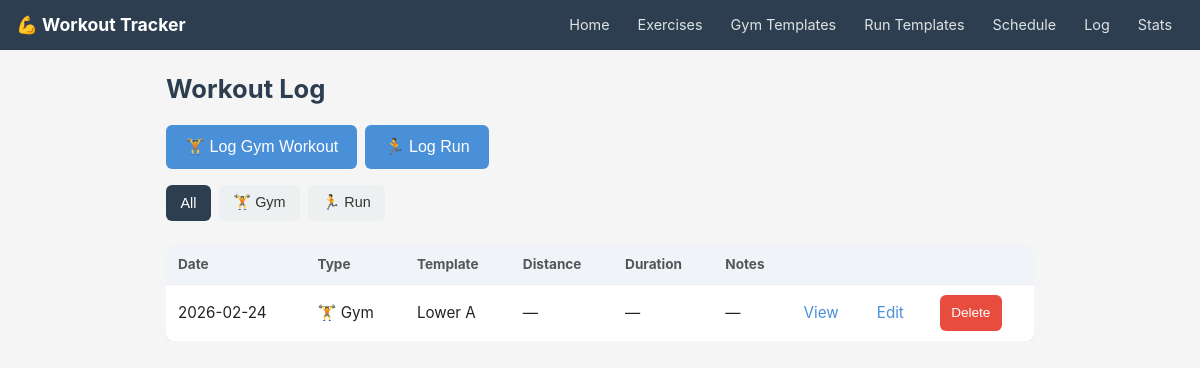
Page /log on the earlier database version.
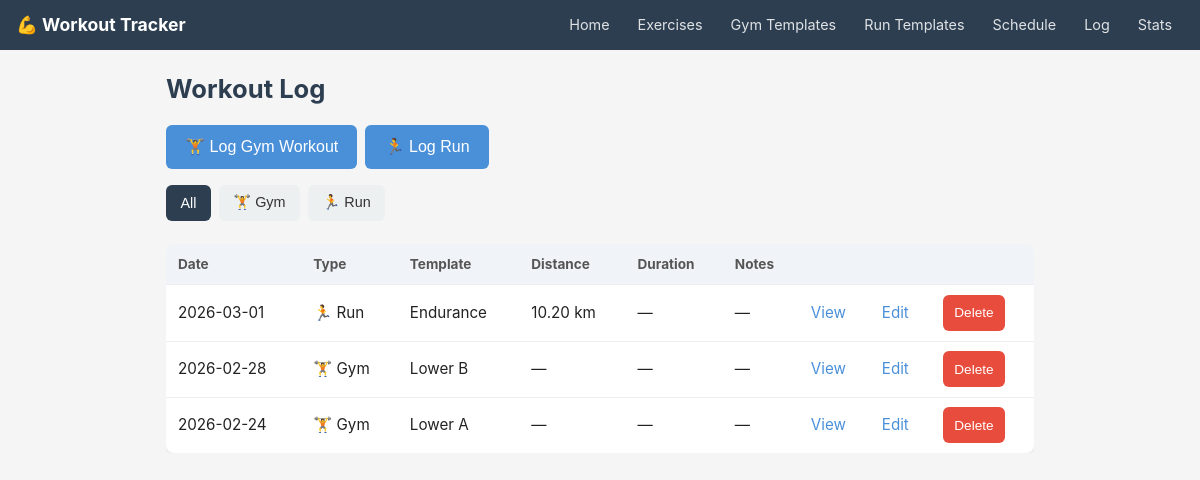
Same page on the later database version.
### tables this page shows
CREATE TABLE completed_gym_workouts (
        id               INTEGER PRIMARY KEY AUTOINCREMENT,
        date             TEXT NOT NULL,
        gym_template_id  INTEGER REFERENCES gym_templates(id),  -- soft reference, nullable
        notes            TEXT
    );

CREATE TABLE gym_templates (
        id      INTEGER PRIMARY KEY AUTOINCREMENT,
        name    TEXT NOT NULL UNIQUE,
        notes   TEXT
    );

CREATE TABLE completed_run_workouts (
        id                     INTEGER PRIMARY KEY AUTOINCREMENT,
        date                   TEXT NOT NULL,
        run_template_id        INTEGER REFERENCES run_templates(id),  -- soft reference, nullable
        run_type               TEXT NOT NULL,
        total_distance_meters  REAL,
        total_duration_seconds INTEGER,
        garmin_activity_id     TEXT,
        notes                  TEXT
    );

### routers/log.py (the view)
@router.get("", response_class=HTMLResponse)
def log_list(request: Request):
    conn = get_connection()
    gym_rows = conn.execute("""
        SELECT cgw.id, cgw.date, cgw.notes, gt.name as template_name
        FROM completed_gym_workouts cgw
        LEFT JOIN gym_templates gt ON gt.id = cgw.gym_template_id
        ORDER BY cgw.date DESC
    """).fetchall()
    run_rows = conn.execute("""
        SELECT crw.id, crw.date, crw.notes, crw.run_type,
               crw.total_distance_meters, crw.total_duration_seconds,
               rt.name as template_name
        FROM completed_run_workouts crw
        LEFT JOIN run_templates rt ON rt.id = crw.run_template_id
        ORDER BY crw.date DESC
    """).fetchall()
    conn.close()
    workouts = []
    for w in gym_rows:
        workouts.append({**dict(w), "workout_type": "gym",
                         "run_type": None, "total_distance_meters": None,
                         "total_duration_seconds": None})
    for w in run_rows:
        workouts.append({**dict(w), "workout_type": "run"})
    workouts.sort(key=lambda x: x["date"], reverse=True)
    return templates.TemplateResponse("log/list.html", {
        "request": request,
        "workouts": workouts,
    })

### templates/log/list.html (shortened to what this page needs)
{% extends "base.html" %}
{% block content %}
<h1>Workout Log</h1>
<div style="display:flex; gap:0.5rem; flex-wrap:wrap; margin-bottom:1rem;">
    <a href="/log/gym/new"><button type="button">🏋️ Log Gym Workout</button></a>
    <a href="/log/run/new"><button type="button">🏃 Log Run</button></a>
</div>
<div style="display:flex; gap:0.5rem; margin-bottom:1rem; flex-wrap:wrap;">
    <button type="button" id="filter-all" class="filter-btn active-filter" onclick="setFilter('all')">All</button>
    <button type="button" id="filter-gym" class="filter-btn" onclick="setFilter('gym')">🏋️ Gym</button>
    <button type="button" id="filter-run" class="filter-btn" onclick="setFilter('run')">🏃 Run</button>
</div>
{% if workouts %}
<div class="table-wrap">
<table id="log-table">
    <thead>
        <tr>
            <th>Date</th>
            <th>Type</th>
            <th>Template</th>
            <th>Distance</th>
            <th>Duration</th>
            <th>Notes</th>
            <th></th>
            <th></th>
            <th></th>
        </tr>
    </thead>
    <tbody>
        {% for w in workouts %}
        <tr class="log-row row-{{ w.workout_type }}">
            <td>{{ w.date }}</td>
            <td>{{ "🏋️ Gym" if w.workout_type == "gym" else "🏃 Run" }}</td>
            <td>{{ w.template_name or ("—" if w.workout_type == "gym" else (w.run_type | replace("_", " ") | title)) }}</td>
            <td>
                {% if w.total_distance_meters %}
                    {{ "%.2f"|format(w.total_distance_meters / 1000) }} km
                {% else %}—{% endif %}
            </td>
            <td>
                {% if w.total_duration_seconds %}
                    {% set h = w.total_duration_seconds // 3600 %}
                    {% set m = (w.total_duration_seconds % 3600) // 60 %}
                    {% set s = w.total_duration_seconds % 60 %}
                    {% if h > 0 %}{{ h }}:{{ "%02d"|format(m) }}:{{ "%02d"|format(s) }}
                    {% else %}{{ m }}:{{ "%02d"|format(s) }}{% endif %}
                {% else %}—{% endif %}
            </td>
            <td>{{ w.notes or "—" }}</td>
            <td><a href="/log/{{ w.workout_type }}/{{ w.id }}">View</a></td>
            <td><a href="/log/{{ w.workout_type }}/{{ w.id }}/edit">Edit</a></td>
            <td>
                <button type="button" class="danger btn-small"
                        onclick="deleteWorkout({{ w.id }}, '{{ w.workout_type }}', this)">
                    Delete
                </button>
            </td>
        </tr>
        {% endfor %}
    </tbody>
</table>
</div>
{% else %}
<p>No workouts logged yet.</p>
{% endif %}
{% endblock %}

Differences in the rows shown:
added completed_run_workouts: date "2026-03-01", workout_type "🏃 Run", run_type "Endurance", w.total_distance_meters/1000 "10.20", notes "—"
added completed_gym_workouts: date "2026-02-28", workout_type "🏋️ Gym", name "Lower B", notes "—"
